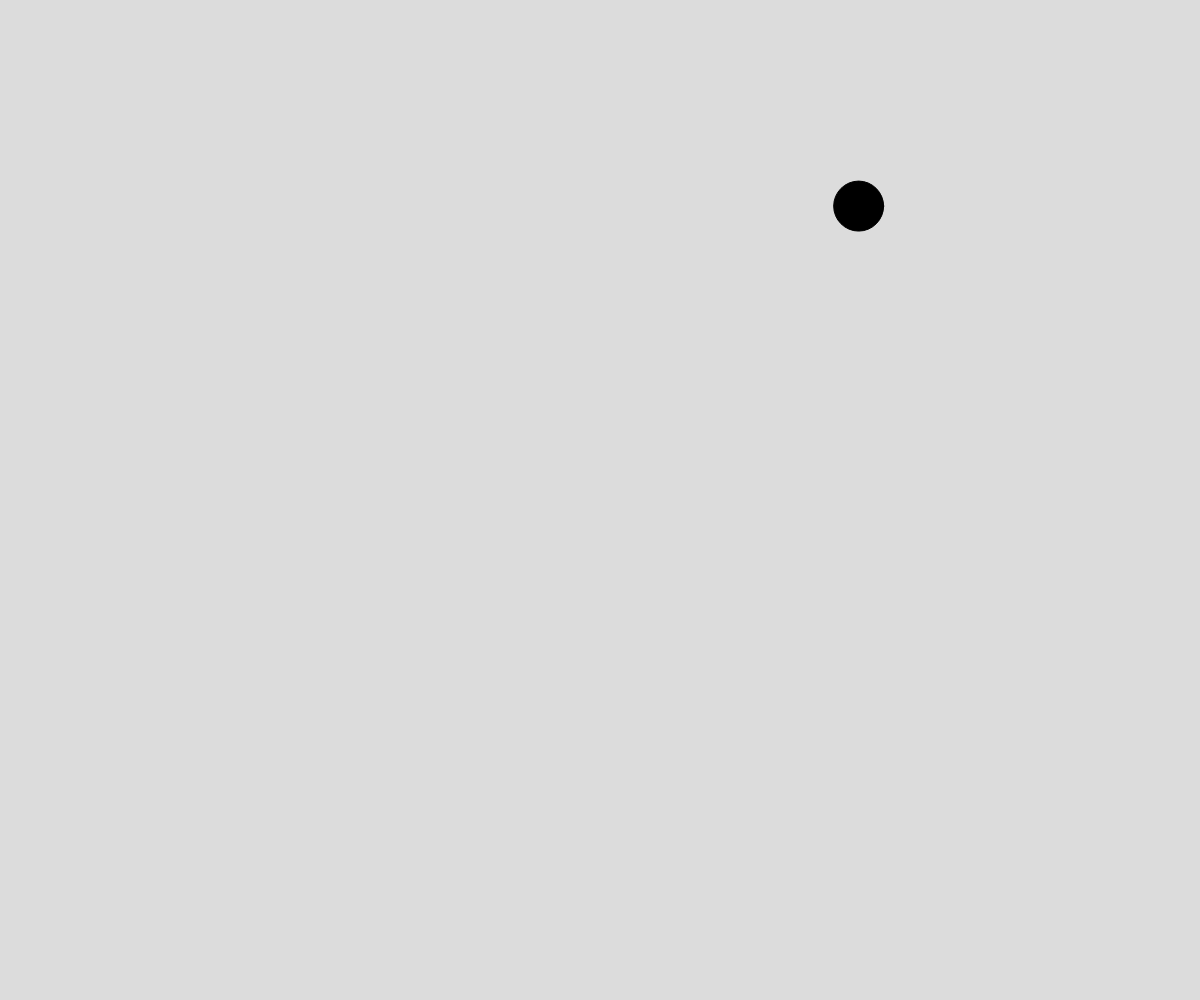
Frame 1 (no input)
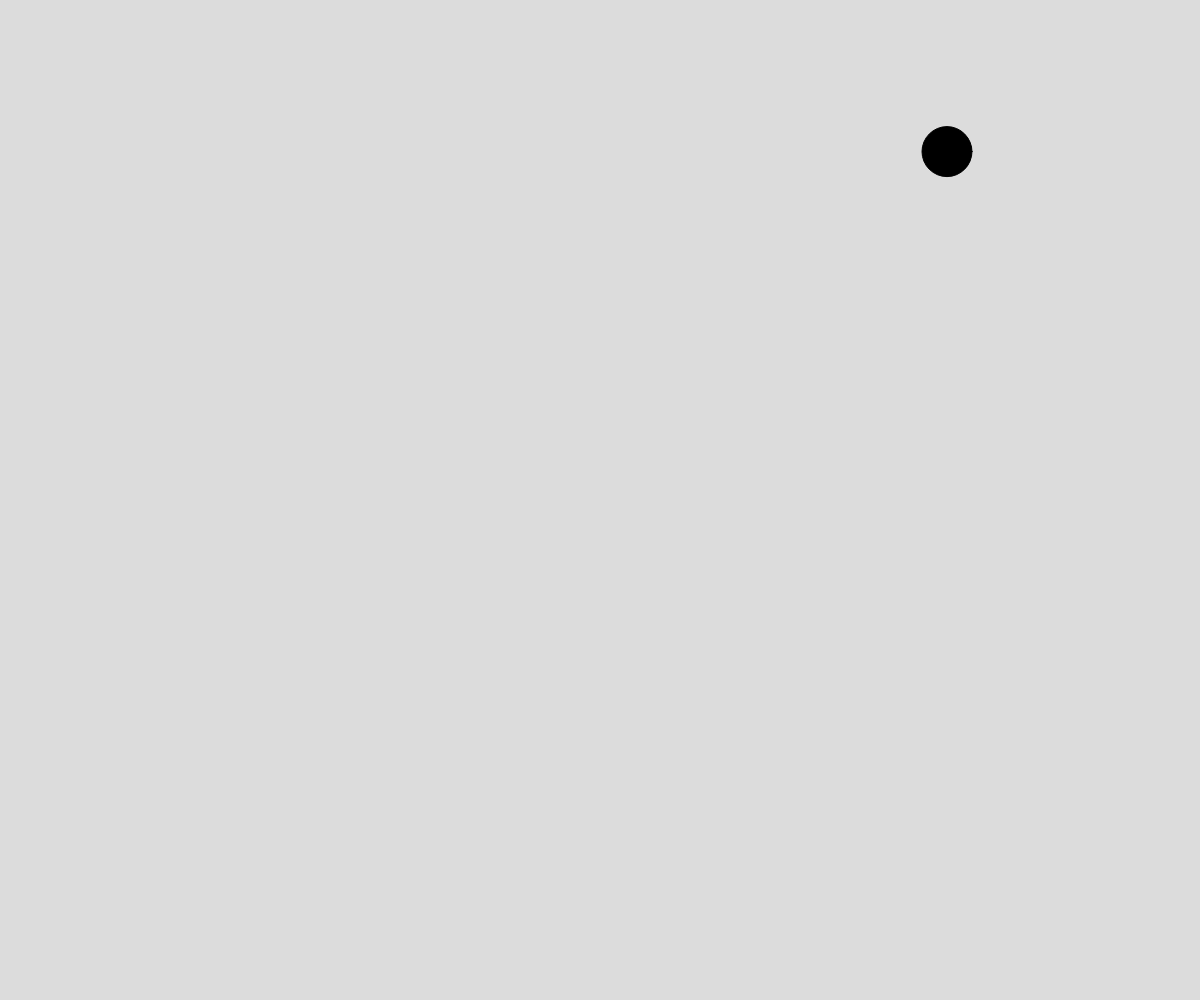
Frame 60 (no input)
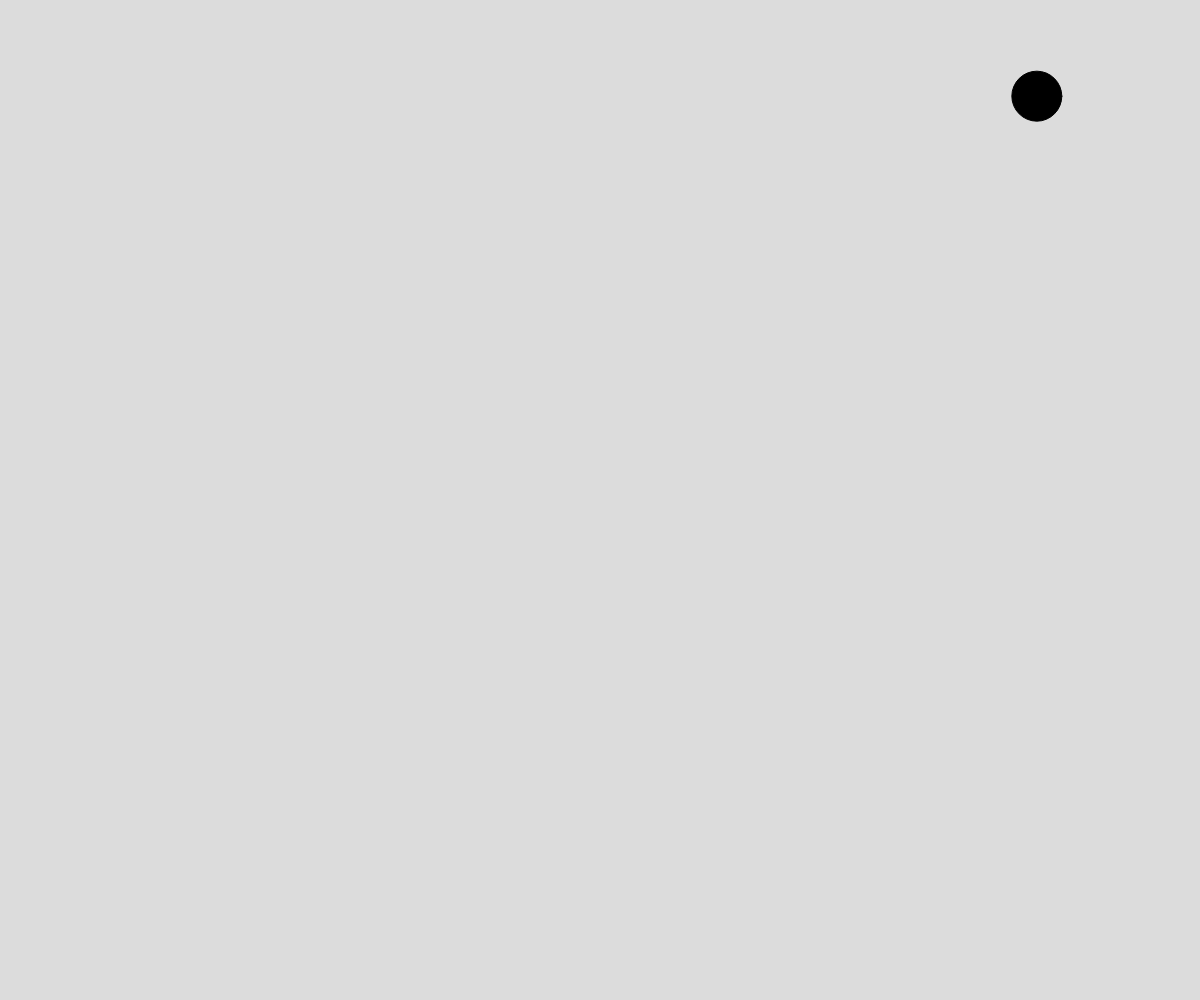
Frame 120 (the mouse pressed at the canvas centre since frame 60)

The p5.js sketch that drew these frames (run headless with seeded random() and noise() and a simulated clock; from frame 60 on, the mouse is pressed at the canvas centre):

// p5.js sketch
// ── sketch.js
class Mover {
  diameter = 50;
  constructor() {
    this.position = createVector(random(width), random(height));
    this.velocity = createVector(random(-3, 3), random(-3, 3));
  }

  update() {
    this.position.add(this.velocity);
  }

  show() {
    stroke(0);
    fill(0);
    circle(this.position.x, this.position.y, this.diameter);
  }

  checkBounds() {
    if (this.position.x < -this.diameter) {
      this.position.x = width;
    } else if (this.position.x > width + this.diameter) {
      this.position.x = 0;
    }

    if (this.position.y > height + this.diameter) {
      this.position.y = 0;
    } else if (this.position.y < -this.diameter) {
      this.position.y = height;
    }
  }
}

let mover;

function setup() {
  createCanvas(windowWidth, windowHeight);
  mover = new Mover();
}

function windowResized() {
  resizeCanvas(windowWidth, windowHeight);
}

function draw() {
  background(220);
  mover.update();
  mover.checkBounds();
  mover.show();
}
